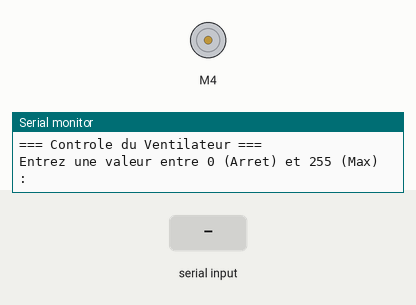
Simulated run of this sketch. Board: Arduino Uno, built with avr-gcc and run on an emulated ATmega328P. Shown: DC motor (green arrow = forward, orange = backward, longer = faster), the last lines printed to the serial monitor. Inputs (shaded band) come from the test bench.

Above: at 1.2 s.
1.3 s: "90,45\n" received over Serial
At 2.5 s:
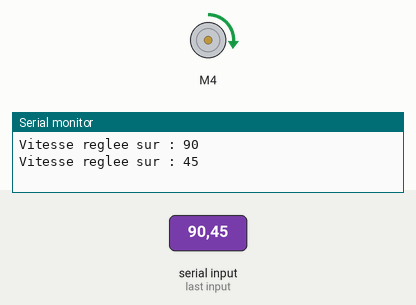
2.8 s: "30,150\n" received over Serial
At 3.7 s:
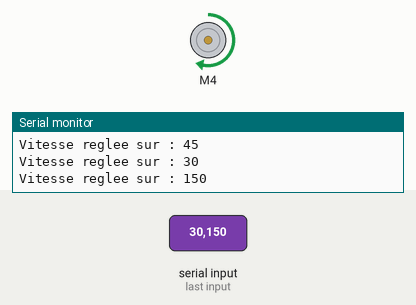
4.3 s: "200\n" received over Serial
At 4.7 s:
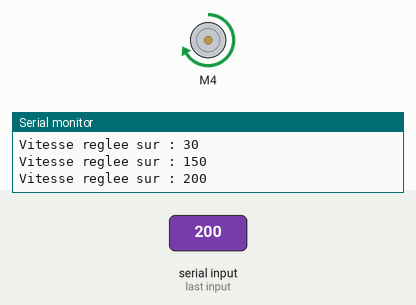
5.8 s: "0\n" received over Serial
At 7.0 s:
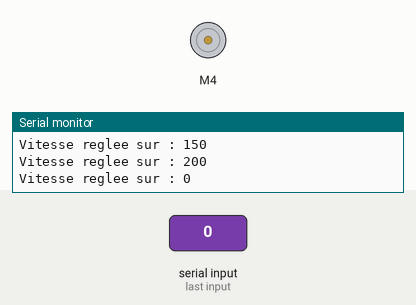
7.3 s: "90\n" received over Serial
At 8.2 s:
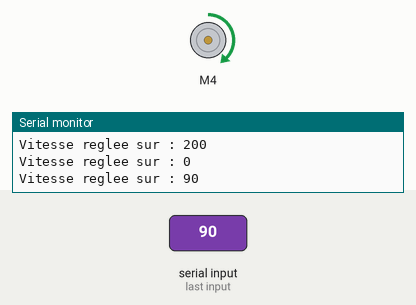
Timing chart, 0 to 9.8 s (numbered marks = the images above; inputs shaded):
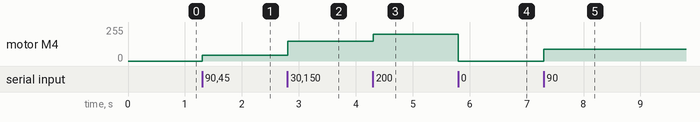

The sketch:

Ex3_ventilateur_pwm.ino
```cpp
#include <AFMotor.h>

AF_DCMotor motor(4);

void setup() {
  Serial.begin(9600);
  Serial.println("=== Controle du Ventilateur ===");
  Serial.println("Entrez une valeur entre 0 (Arret) et 255 (Max) :");
  motor.setSpeed(0);
  motor.run(RELEASE);
}

void loop() {
  if (Serial.available() > 0) {
    int vitesseInput = Serial.parseInt();
    if (vitesseInput >= 0 && vitesseInput <= 255) {
      Serial.print("Vitesse reglee sur : ");
      Serial.println(vitesseInput);
      motor.setSpeed(vitesseInput);
      if (vitesseInput == 0) motor.run(RELEASE);
      else motor.run(FORWARD);
    } else {
      Serial.println("Erreur : Veuillez entrer une valeur entre 0 et 255.");
    }
    while (Serial.available() > 0) Serial.read();
  }
}
```

Measured:
- after the input at 1.3 s, motor M4: stopped → forward 45/255 at once
- after the input at 2.8 s, motor M4: forward 45/255 → forward 150/255 at once
- after the input at 4.3 s, motor M4: forward 150/255 → forward 200/255 at once
- after the input at 5.8 s, motor M4: forward 200/255 → stopped at once
- after the input at 7.3 s, motor M4: stopped → forward 90/255 at once
